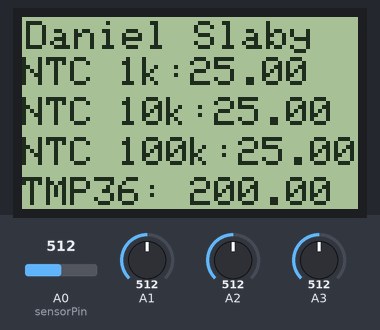
Bench run of a sketch on a simulated Arduino Uno, built with avr-gcc and run on an emulated ATmega328P. Parts: 84×48 one-colour display. The test bench sets the inputs (shaded band); at power-on: A0 (sensorPin) = 512, A1 = 512, A2 = 512, A3 = 512.

Above: at 1.2 s.
1.3 s: A0 (sensorPin) set to 716
At 2.3 s:
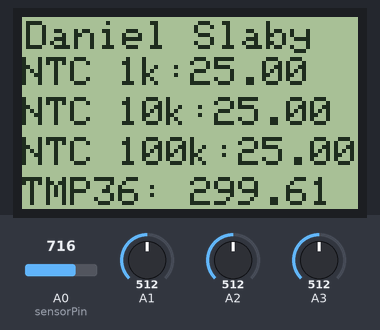
2.9 s: A1 set to 716
At 3.6 s:
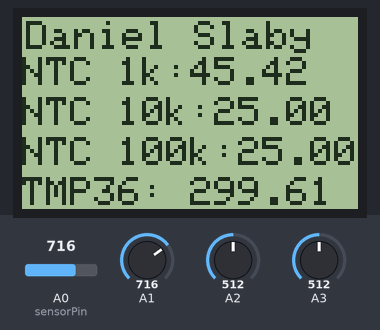
4.4 s: A2 set to 716
At 4.9 s:
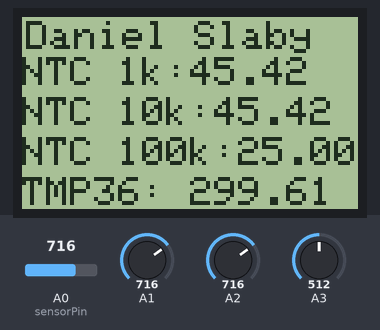
5.9 s: A3 set to 716
At 6.2 s:
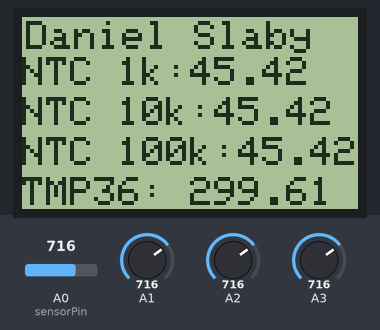
7.4 s: A0 (sensorPin) set to 992
At 8.6 s:
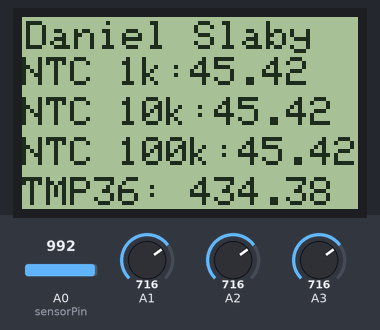
8.9 s: A1 set to 992
At 10.0 s:
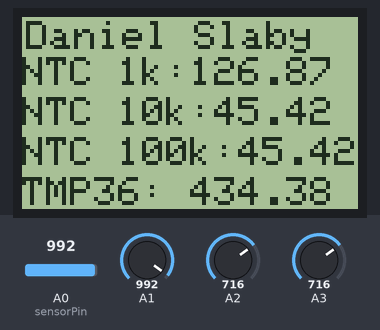
Timing chart, 0 to 11.4 s (numbered marks = the images above; inputs shaded):
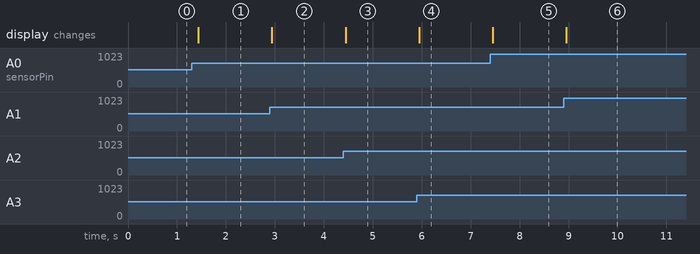

The sketch:

arduino.ino
```cpp
#include <SPI.h>
#include <Adafruit_GFX.h>
#include <Adafruit_PCD8544.h>

//Adafruit_PCD8544 display = Adafruit_PCD8544(SCLK, DIN, D/C, CS, RST);
Adafruit_PCD8544 display = Adafruit_PCD8544(7, 6, 5, 4, 3);
//TMP36 Pin Variables
int sensorPin = 0; //the analog pin the TMP36's Vout (sense) pin is connected to
//the resolution is 10 mV / degree centigrade with a
//500 mV offset to allow for negative temperatures
void setup() {
  display.begin();                          //uruchom ekran
  display.setContrast(40);                  //ustaw kontrast
  display.clearDisplay();                   //wyczyść bufor ekranu
}

double readTermistor(int val) {
  /** Steinhart-Hart equation
     1/T =crea A+ B*ln(R) + C*[ln(R)]^3
     T = temperatura
     R  = rezystancja
     A, B, C = są to współczynniki Steinharta-harta zależne od modelu termistora oraz zakresu interesujących nas temperatur.
  */
  double resistance = ((1024.0 / val) - 1);
  double Temp = log(resistance);
  Temp = 1 / (0.003354016 + 0.0002569850 * Temp + 0.000002620131 * Temp * Temp + 0.00000006383091 * Temp * Temp * Temp);
  return  Temp - 273.15;
}

double readTMP36() {
  //getting the voltage reading from the temperature sensor
  int reading = analogRead(sensorPin);
  // converting that reading to voltage, for 3.3v arduino use 3.3
  float voltage = reading * 5.0;
  voltage /= 1024.0;
  // now print out the temperature
  float temperatureC = (voltage - 0.5) * 100 ;  //converting from 10 mv per degree wit 500 mV offset
  return temperatureC;
}

void printToSerial() {
  String empty = ",";
  String A = empty + readTermistor(analogRead(A1));
  String B = empty + readTermistor(analogRead(A2));
  String C = empty + readTermistor(analogRead(A3));
  String D = empty + readTMP36();
  Serial.print(millis() + A + B + C + D );
}

void loop() {
  printToSerial();
  display.setTextSize(1);                   //ustaw rozmiar czcionki na 1
  display.setTextColor(BLACK);              //ustaw kolor tekstu na czarny
  display.clearDisplay();                   //wyczyść bufor ekranu
  display.setCursor(1, 1);                                              //to degrees ((voltage - 500mV) times 100)
  display.print("Daniel Slaby");
  display.setCursor(0, 10);
  display.print("NTC 1k:"); display.print(readTermistor(analogRead(A1)));
  display.setCursor(0, 20);
  display.print("NTC 10k:"); display.print(readTermistor(analogRead(A2)));
  display.setCursor(0, 30);
  display.print("NTC 100k:"); display.print(readTermistor(analogRead(A3)));
  display.setCursor(0, 40);                                              //to degrees ((voltage - 500mV) times 100)
  display.print("TMP36: "); display.print(readTMP36());
  display.display();
  delay(100);                                     //waiting a second
}
```

Measured:
- after the input at 1.3 s, the display: changes after 0.14 s (image 1)
- after the input at 2.9 s, the display: changes at once (image 2)
- after the input at 4.4 s, the display: changes at once (image 3)
- after the input at 5.9 s, the display: changes after 0.05 s (image 4)
- after the input at 7.4 s, the display: changes after 0.05 s (image 5)
- after the input at 8.9 s, the display: changes after 0.06 s (image 6)
